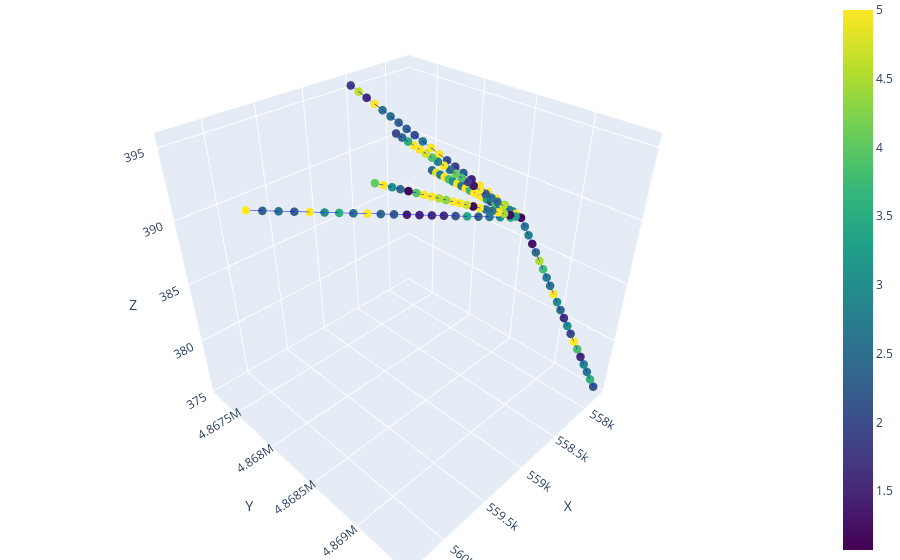

This figure's notebook cell:
### Code cell
random_d = generate_diameter_dist(network.nodes, mode = 'log')
plot_3D_network(random_d, network.edges, node_color= "d")

### Figure 1 — Plotly figure (JSON) as saved in the notebook; plotly's stock layout.template omitted (floating-point values rounded to 4 significant figures)
{"data": [{"line": {"color": "blue", "width": 1}, "mode": "lines", "showlegend": false, "type": "scatter3d", "x": [558500.0, 558500.0], "y": [4867000.0, 4867000.0], "z": [395.3, 395.0]}, {"line": {"color": "blue", "width": 1}, "mode": "lines", "showlegend": false, "type": "scatter3d", "x": [558500.0, 558500.0], "y": [4867000.0, 4867000.0], "z": [395.0, 394.6]}, {"line": {"color": "blue", "width": 1}, "mode": "lines", "showlegend": false, "type": "scatter3d", "x": [558500.0, 558400.0], "y": [4867000.0, 4867000.0], "z": [394.6, 394.3]}, {"line": {"color": "blue", "width": 1}, "mode": "lines", "showlegend": false, "type": "scatter3d", "x": [558400.0, 558400.0], "y": [4867000.0, 4868000.0], "z": [394.3, 394.0]}, {"line": {"color": "blue", "width": 1}, "mode": "lines", "showlegend": false, "type": "scatter3d", "x": [558400.0, 558400.0], "y": [4868000.0, 4868000.0], "z": [394.0, 393.6]}, {"line": {"color": "blue", "width": 1}, "mode": "lines", "showlegend": false, "type": "scatter3d", "x": [558400.0, 558400.0], "y": [4868000.0, 4868000.0], "z": [393.6, 393.3]}, {"line": {"color": "blue", "width": 1}, "mode": "lines", "showlegend": false, "type": "scatter3d", "x": [558400.0, 558300.0], "y": [4868000.0, 4868000.0], "z": [393.3, 392.9]}, {"line": {"color": "blue", "width": 1}, "mode": "lines", "showlegend": false, "type": "scatter3d", "x": [558300.0, 558300.0], "y": [4868000.0, 4868000.0], "z": [392.9, 392.6]}, {"line": {"color": "blue", "width": 1}, "mode": "lines", "showlegend": false, "type": "scatter3d", "x": [558300.0, 558300.0], "y": [4868000.0, 4868000.0], "z": [392.6, 392.3]}, {"line": {"color": "blue", "width": 1}, "mode": "lines", "showlegend": false, "type": "scatter3d", "x": [558300.0, 558300.0], "y": [4868000.0, 4868000.0], "z": [392.3, 391.9]}, {"line": {"color": "blue", "width": 1}, "mode": "lines", "showlegend": false, "type": "scatter3d", "x": [558300.0, 558300.0], "y": [4868000.0, 4868000.0], "z": [391.9, 391.6]}, {"line": {"color": "blue", "width": 1}, "mode": "lines", "showlegend": false, "type": "scatter3d", "x": [558300.0, 558200.0], "y": [4868000.0, 4868000.0], "z": [391.6, 391.2]}, {"line": {"color": "blue", "width": 1}, "mode": "lines", "showlegend": false, "type": "scatter3d", "x": [558200.0, 558200.0], "y": [4868000.0, 4868000.0], "z": [391.2, 390.9]}, {"line": {"color": "blue", "width": 1}, "mode": "lines", "showlegend": false, "type": "scatter3d", "x": [558200.0, 558200.0], "y": [4868000.0, 4868000.0], "z": [390.9, 390.6]}, {"line": {"color": "blue", "width": 1}, "mode": "lines", "showlegend": false, "type": "scatter3d", "x": [558200.0, 558200.0], "y": [4868000.0, 4868000.0], "z": [390.6, 390.2]}, {"line": {"color": "blue", "width": 1}, "mode": "lines", "showlegend": false, "type": "scatter3d", "x": [558200.0, 558100.0], "y": [4868000.0, 4868000.0], "z": [390.2, 389.9]}, {"line": {"color": "blue", "width": 1}, "mode": "lines", "showlegend": false, "type": "scatter3d", "x": [558100.0, 558100.0], "y": [4868000.0, 4868000.0], "z": [389.9, 389.5]}, {"line": {"color": "blue", "width": 1}, "mode": "lines", "showlegend": false, "type": "scatter3d", "x": [558100.0, 558100.0], "y": [4868000.0, 4868000.0], "z": [389.5, 389.2]}, {"line": {"color": "blue", "width": 1}, "mode": "lines", "showlegend": false, "type": "scatter3d", "x": [558100.0, 558100.0], "y": [4868000.0, 4869000.0], "z": [389.2, 388.9]}, {"line": {"color": "blue", "width": 1}, "mode": "lines", "showlegend": false, "type": "scatter3d", "x": [558100.0, 558000.0], "y": [4869000.0, 4869000.0], "z": [388.9, 388.5]}, {"line": {"color": "blue", "width": 1}, "mode": "lines", "showlegend": false, "type": "scatter3d", "x": [558000.0, 558000.0], "y": [4869000.0, 4869000.0], "z": [388.5, 388.2]}, {"line": {"color": "blue", "width": 1}, "mode": "lines", "showlegend": false, "type": "scatter3d", "x": [559600.0, 559500.0], "y": [4868000.0, 4869000.0], "z": [394.7, 394.4]}, {"line": {"color": "blue", "width": 1}, "mode": "lines", "showlegend": false, "type": "scatter3d", "x": [559500.0, 559400.0], "y": [4869000.0, 4869000.0], "z": [394.4, 394.1]}, {"line": {"color": "blue", "width": 1}, "mode": "lines", "showlegend": false, "type": "scatter3d", "x": [559400.0, 559300.0], "y": [4869000.0, 4869000.0], "z": [394.1, 393.7]}, {"line": {"color": "blue", "width": 1}, "mode": "lines", "showlegend": false, "type": "scatter3d", "x": [559300.0, 559300.0], "y": [4869000.0, 4869000.0], "z": [393.7, 393.4]}, {"line": {"color": "blue", "width": 1}, "mode": "lines", "showlegend": false, "type": "scatter3d", "x": [559300.0, 559200.0], "y": [4869000.0, 4869000.0], "z": [393.4, 393.1]}, {"line": {"color": "blue", "width": 1}, "mode": "lines", "showlegend": false, "type": "scatter3d", "x": [559200.0, 559100.0], "y": [4869000.0, 4869000.0], "z": [393.1, 392.8]}, {"line": {"color": "blue", "width": 1}, "mode": "lines", "showlegend": false, "type": "scatter3d", "x": [559100.0, 559000.0], "y": [4869000.0, 4869000.0], "z": [392.8, 392.5]}, {"line": {"color": "blue", "width": 1}, "mode": "lines", "showlegend": false, "type": "scatter3d", "x": [559000.0, 559000.0], "y": [4869000.0, 4869000.0], "z": [392.5, 392.2]}, {"line": {"color": "blue", "width": 1}, "mode": "lines", "showlegend": false, "type": "scatter3d", "x": [559000.0, 558900.0], "y": [4869000.0, 4869000.0], "z": [392.2, 391.9]}, {"line": {"color": "blue", "width": 1}, "mode": "lines", "showlegend": false, "type": "scatter3d", "x": [558900.0, 558800.0], "y": [4869000.0, 4869000.0], "z": [391.9, 391.6]}, {"line": {"color": "blue", "width": 1}, "mode": "lines", "showlegend": false, "type": "scatter3d", "x": [558800.0, 558800.0], "y": [4869000.0, 4869000.0], "z": [391.6, 391.3]}, {"line": {"color": "blue", "width": 1}, "mode": "lines", "showlegend": false, "type": "scatter3d", "x": [558800.0, 558700.0], "y": [4869000.0, 4869000.0], "z": [391.3, 391.0]}, {"line": {"color": "blue", "width": 1}, "mode": "lines", "showlegend": false, "type": "scatter3d", "x": [558700.0, 558600.0], "y": [4869000.0, 4869000.0], "z": [391.0, 390.7]}, {"line": {"color": "blue", "width": 1}, "mode": "lines", "showlegend": false, "type": "scatter3d", "x": [558600.0, 558500.0], "y": [4869000.0, 4869000.0], "z": [390.7, 390.4]}, {"line": {"color": "blue", "width": 1}, "mode": "lines", "showlegend": false, "type": "scatter3d", "x": [558500.0, 558500.0], "y": [4869000.0, 4869000.0], "z": [390.4, 390.0]}, {"line": {"color": "blue", "width": 1}, "mode": "lines", "showlegend": false, "type": "scatter3d", "x": [558500.0, 558400.0], "y": [4869000.0, 4869000.0], "z": [390.0, 389.7]}, {"line": {"color": "blue", "width": 1}, "mode": "lines", "showlegend": false, "type": "scatter3d", "x": [558400.0, 558300.0], "y": [4869000.0, 4869000.0], "z": [389.7, 389.4]}, {"line": {"color": "blue", "width": 1}, "mode": "lines", "showlegend": false, "type": "scatter3d", "x": [558300.0, 558200.0], "y": [4869000.0, 4869000.0], "z": [389.4, 389.1]}, {"line": {"color": "blue", "width": 1}, "mode": "lines", "showlegend": false, "type": "scatter3d", "x": [558200.0, 558200.0], "y": [4869000.0, 4869000.0], "z": [389.1, 388.8]}, {"line": {"color": "blue", "width": 1}, "mode": "lines", "showlegend": false, "type": "scatter3d", "x": [558200.0, 558100.0], "y": [4869000.0, 4869000.0], "z": [388.8, 388.5]}, {"line": {"color": "blue", "width": 1}, "mode": "lines", "showlegend": false, "type": "scatter3d", "x": [558100.0, 558000.0], "y": [4869000.0, 4869000.0], "z": [388.5, 388.2]}, {"line": {"color": "blue", "width": 1}, "mode": "lines", "showlegend": false, "type": "scatter3d", "x": [560300.0, 560200.0], "y": [4868000.0, 4868000.0], "z": [393.7, 393.4]}, {"line": {"color": "blue", "width": 1}, "mode": "lines", "showlegend": false, "type": "scatter3d", "x": [560200.0, 560100.0], "y": [4868000.0, 4868000.0], "z": [393.4, 393.2]}, {"line": {"color": "blue", "width": 1}, "mode": "lines", "showlegend": false, "type": "scatter3d", "x": [560100.0, 560000.0], "y": [4868000.0, 4868000.0], "z": [393.2, 392.9]}, {"line": {"color": "blue", "width": 1}, "mode": "lines", "showlegend": false, "type": "scatter3d", "x": [560000.0, 559900.0], "y": [4868000.0, 4868000.0], "z": [392.9, 392.7]}, {"line": {"color": "blue", "width": 1}, "mode": "lines", "showlegend": false, "type": "scatter3d", "x": [559900.0, 559800.0], "y": [4868000.0, 4868000.0], "z": [392.7, 392.4]}, {"line": {"color": "blue", "width": 1}, "mode": "lines", "showlegend": false, "type": "scatter3d", "x": [559800.0, 559700.0], "y": [4868000.0, 4868000.0], "z": [392.4, 392.1]}, {"line": {"color": "blue", "width": 1}, "mode": "lines", "showlegend": false, "type": "scatter3d", "x": [559700.0, 559600.0], "y": [4868000.0, 4868000.0], "z": [392.1, 391.9]}, {"line": {"color": "blue", "width": 1}, "mode": "lines", "showlegend": false, "type": "scatter3d", "x": [559600.0, 559400.0], "y": [4868000.0, 4868000.0], "z": [391.9, 391.6]}, {"line": {"color": "blue", "width": 1}, "mode": "lines", "showlegend": false, "type": "scatter3d", "x": [559400.0, 559300.0], "y": [4868000.0, 4868000.0], "z": [391.6, 391.3]}, {"line": {"color": "blue", "width": 1}, "mode": "lines", "showlegend": false, "type": "scatter3d", "x": [559300.0, 559200.0], "y": [4868000.0, 4868000.0], "z": [391.3, 391.1]}, {"line": {"color": "blue", "width": 1}, "mode": "lines", "showlegend": false, "type": "scatter3d", "x": [559200.0, 559100.0], "y": [4868000.0, 4868000.0], "z": [391.1, 390.8]}, {"line": {"color": "blue", "width": 1}, "mode": "lines", "showlegend": false, "type": "scatter3d", "x": [559100.0, 559000.0], "y": [4868000.0, 4868000.0], "z": [390.8, 390.6]}, {"line": {"color": "blue", "width": 1}, "mode": "lines", "showlegend": false, "type": "scatter3d", "x": [559000.0, 558900.0], "y": [4868000.0, 4868000.0], "z": [390.6, 390.3]}, {"line": {"color": "blue", "width": 1}, "mode": "lines", "showlegend": false, "type": "scatter3d", "x": [558900.0, 558800.0], "y": [4868000.0, 4868000.0], "z": [390.3, 390.0]}, {"line": {"color": "blue", "width": 1}, "mode": "lines", "showlegend": false, "type": "scatter3d", "x": [558800.0, 558700.0], "y": [4868000.0, 4868000.0], "z": [390.0, 389.8]}, {"line": {"color": "blue", "width": 1}, "mode": "lines", "showlegend": false, "type": "scatter3d", "x": [558700.0, 558600.0], "y": [4868000.0, 4869000.0], "z": [389.8, 389.5]}, {"line": {"color": "blue", "width": 1}, "mode": "lines", "showlegend": false, "type": "scatter3d", "x": [558600.0, 558500.0], "y": [4869000.0, 4869000.0], "z": [389.5, 389.2]}, {"line": {"color": "blue", "width": 1}, "mode": "lines", "showlegend": false, "type": "scatter3d", "x": [558500.0, 558300.0], "y": [4869000.0, 4869000.0], "z": [389.2, 389.0]}, {"line": {"color": "blue", "width": 1}, "mode": "lines", "showlegend": false, "type": "scatter3d", "x": [558300.0, 558200.0], "y": [4869000.0, 4869000.0], "z": [389.0, 388.7]}, {"line": {"color": "blue", "width": 1}, "mode": "lines", "showlegend": false, "type": "scatter3d", "x": [558200.0, 558100.0], "y": [4869000.0, 4869000.0], "z": [388.7, 388.5]}, {"line": {"color": "blue", "width": 1}, "mode": "lines", "showlegend": false, "type": "scatter3d", "x": [558100.0, 558000.0], "y": [4869000.0, 4869000.0], "z": [388.5, 388.2]}, {"line": {"color": "blue", "width": 1}, "mode": "lines", "showlegend": false, "type": "scatter3d", "x": [558500.0, 558500.0], "y": [4868000.0, 4868000.0], "z": [393.1, 392.9]}, {"line": {"color": "blue", "width": 1}, "mode": "lines", "showlegend": false, "type": "scatter3d", "x": [558500.0, 558500.0], "y": [4868000.0, 4868000.0], "z": [392.9, 392.6]}, {"line": {"color": "blue", "width": 1}, "mode": "lines", "showlegend": false, "type": "scatter3d", "x": [558500.0, 558400.0], "y": [4868000.0, 4868000.0], "z": [392.6, 392.4]}, {"line": {"color": "blue", "width": 1}, "mode": "lines", "showlegend": false, "type": "scatter3d", "x": [558400.0, 558400.0], "y": [4868000.0, 4868000.0], "z": [392.4, 392.2]}, {"line": {"color": "blue", "width": 1}, "mode": "lines", "showlegend": false, "type": "scatter3d", "x": [558400.0, 558400.0], "y": [4868000.0, 4868000.0], "z": [392.2, 391.9]}, {"line": {"color": "blue", "width": 1}, "mode": "lines", "showlegend": false, "type": "scatter3d", "x": [558400.0, 558400.0], "y": [4868000.0, 4868000.0], "z": [391.9, 391.7]}, {"line": {"color": "blue", "width": 1}, "mode": "lines", "showlegend": false, "type": "scatter3d", "x": [558400.0, 558400.0], "y": [4868000.0, 4868000.0], "z": [391.7, 391.5]}, {"line": {"color": "blue", "width": 1}, "mode": "lines", "showlegend": false, "type": "scatter3d", "x": [558400.0, 558300.0], "y": [4868000.0, 4868000.0], "z": [391.5, 391.2]}, {"line": {"color": "blue", "width": 1}, "mode": "lines", "showlegend": false, "type": "scatter3d", "x": [558300.0, 558300.0], "y": [4868000.0, 4868000.0], "z": [391.2, 391.0]}, {"line": {"color": "blue", "width": 1}, "mode": "lines", "showlegend": false, "type": "scatter3d", "x": [558300.0, 558300.0], "y": [4868000.0, 4868000.0], "z": [391.0, 390.8]}, {"line": {"color": "blue", "width": 1}, "mode": "lines", "showlegend": false, "type": "scatter3d", "x": [558300.0, 558300.0], "y": [4868000.0, 4868000.0], "z": [390.8, 390.5]}, {"line": {"color": "blue", "width": 1}, "mode": "lines", "showlegend": false, "type": "scatter3d", "x": [558300.0, 558200.0], "y": [4868000.0, 4868000.0], "z": [390.5, 390.3]}, {"line": {"color": "blue", "width": 1}, "mode": "lines", "showlegend": false, "type": "scatter3d", "x": [558200.0, 558200.0], "y": [4868000.0, 4868000.0], "z": [390.3, 390.1]}, {"line": {"color": "blue", "width": 1}, "mode": "lines", "showlegend": false, "type": "scatter3d", "x": [558200.0, 558200.0], "y": [4868000.0, 4868000.0], "z": [390.1, 389.8]}, {"line": {"color": "blue", "width": 1}, "mode": "lines", "showlegend": false, "type": "scatter3d", "x": [558200.0, 558200.0], "y": [4868000.0, 4868000.0], "z": [389.8, 389.6]}, {"line": {"color": "blue", "width": 1}, "mode": "lines", "showlegend": false, "type": "scatter3d", "x": [558200.0, 558100.0], "y": [4868000.0, 4868000.0], "z": [389.6, 389.4]}, {"line": {"color": "blue", "width": 1}, "mode": "lines", "showlegend": false, "type": "scatter3d", "x": [558100.0, 558100.0], "y": [4868000.0, 4868000.0], "z": [389.4, 389.1]}, {"line": {"color": "blue", "width": 1}, "mode": "lines", "showlegend": false, "type": "scatter3d", "x": [558100.0, 558100.0], "y": [4868000.0, 4869000.0], "z": [389.1, 388.9]}, {"line": {"color": "blue", "width": 1}, "mode": "lines", "showlegend": false, "type": "scatter3d", "x": [558100.0, 558100.0], "y": [4869000.0, 4869000.0], "z": [388.9, 388.7]}, {"line": {"color": "blue", "width": 1}, "mode": "lines", "showlegend": false, "type": "scatter3d", "x": [558100.0, 558000.0], "y": [4869000.0, 4869000.0], "z": [388.7, 388.4]}, {"line": {"color": "blue", "width": 1}, "mode": "lines", "showlegend": false, "type": "scatter3d", "x": [558000.0, 558000.0], "y": [4869000.0, 4869000.0], "z": [388.4, 388.2]}, {"line": {"color": "blue", "width": 1}, "mode": "lines", "showlegend": false, "type": "scatter3d", "x": [558300.0, 558300.0], "y": [4868000.0, 4868000.0], "z": [390.6, 390.5]}, {"line": {"color": "blue", "width": 1}, "mode": "lines", "showlegend": false, "type": "scatter3d", "x": [558300.0, 558300.0], "y": [4868000.0, 4868000.0], "z": [390.5, 390.4]}, {"line": {"color": "blue", "width": 1}, "mode": "lines", "showlegend": false, "type": "scatter3d", "x": [558300.0, 558300.0], "y": [4868000.0, 4868000.0], "z": [390.4, 390.3]}, {"line": {"color": "blue", "width": 1}, "mode": "lines", "showlegend": false, "type": "scatter3d", "x": [558300.0, 558300.0], "y": [4868000.0, 4868000.0], "z": [390.3, 390.1]}, {"line": {"color": "blue", "width": 1}, "mode": "lines", "showlegend": false, "type": "scatter3d", "x": [558300.0, 558300.0], "y": [4868000.0, 4868000.0], "z": [390.1, 390.0]}, {"line": {"color": "blue", "width": 1}, "mode": "lines", "showlegend": false, "type": "scatter3d", "x": [558300.0, 558200.0], "y": [4868000.0, 4868000.0], "z": [390.0, 389.9]}, {"line": {"color": "blue", "width": 1}, "mode": "lines", "showlegend": false, "type": "scatter3d", "x": [558200.0, 558200.0], "y": [4868000.0, 4868000.0], "z": [389.9, 389.8]}, {"line": {"color": "blue", "width": 1}, "mode": "lines", "showlegend": false, "type": "scatter3d", "x": [558200.0, 558200.0], "y": [4868000.0, 4868000.0], "z": [389.8, 389.7]}, {"line": {"color": "blue", "width": 1}, "mode": "lines", "showlegend": false, "type": "scatter3d", "x": [558200.0, 558200.0], "y": [4868000.0, 4868000.0], "z": [389.7, 389.6]}, {"line": {"color": "blue", "width": 1}, "mode": "lines", "showlegend": false, "type": "scatter3d", "x": [558200.0, 558200.0], "y": [4868000.0, 4868000.0], "z": [389.6, 389.5]}, {"line": {"color": "blue", "width": 1}, "mode": "lines", "showlegend": false, "type": "scatter3d", "x": [558200.0, 558200.0], "y": [4868000.0, 4868000.0], "z": [389.5, 389.3]}, {"line": {"color": "blue", "width": 1}, "mode": "lines", "showlegend": false, "type": "scatter3d", "x": [558200.0, 558200.0], "y": [4868000.0, 4868000.0], "z": [389.3, 389.2]}, {"line": {"color": "blue", "width": 1}, "mode": "lines", "showlegend": false, "type": "scatter3d", "x": [558200.0, 558100.0], "y": [4868000.0, 4868000.0], "z": [389.2, 389.1]}, {"line": {"color": "blue", "width": 1}, "mode": "lines", "showlegend": false, "type": "scatter3d", "x": [558100.0, 558100.0], "y": [4868000.0, 4868000.0], "z": [389.1, 389.0]}, {"line": {"color": "blue", "width": 1}, "mode": "lines", "showlegend": false, "type": "scatter3d", "x": [558100.0, 558100.0], "y": [4868000.0, 4868000.0], "z": [389.0, 388.9]}, {"line": {"color": "blue", "width": 1}, "mode": "lines", "showlegend": false, "type": "scatter3d", "x": [558100.0, 558100.0], "y": [4868000.0, 4869000.0], "z": [388.9, 388.8]}, {"line": {"color": "blue", "width": 1}, "mode": "lines", "showlegend": false, "type": "scatter3d", "x": [558100.0, 558100.0], "y": [4869000.0, 4869000.0], "z": [388.8, 388.6]}, {"line": {"color": "blue", "width": 1}, "mode": "lines", "showlegend": false, "type": "scatter3d", "x": [558100.0, 558100.0], "y": [4869000.0, 4869000.0], "z": [388.6, 388.5]}, {"line": {"color": "blue", "width": 1}, "mode": "lines", "showlegend": false, "type": "scatter3d", "x": [558100.0, 558000.0], "y": [4869000.0, 4869000.0], "z": [388.5, 388.4]}, {"line": {"color": "blue", "width": 1}, "mode": "lines", "showlegend": false, "type": "scatter3d", "x": [558000.0, 558000.0], "y": [4869000.0, 4869000.0], "z": [388.4, 388.3]}, {"line": {"color": "blue", "width": 1}, "mode": "lines", "showlegend": false, "type": "scatter3d", "x": [558000.0, 558000.0], "y": [4869000.0, 4869000.0], "z": [388.3, 388.2]}, {"line": {"color": "blue", "width": 1}, "mode": "lines", "showlegend": false, "type": "scatter3d", "x": [558000.0, 558000.0], "y": [4869000.0, 4869000.0], "z": [388.2, 387.6]}, {"line": {"color": "blue", "width": 1}, "mode": "lines", "showlegend": false, "type": "scatter3d", "x": [558000.0, 558000.0], "y": [4869000.0, 4869000.0], "z": [387.6, 387.0]}, {"line": {"color": "blue", "width": 1}, "mode": "lines", "showlegend": false, "type": "scatter3d", "x": [558000.0, 558000.0], "y": [4869000.0, 4869000.0], "z": [387.0, 386.4]}, {"line": {"color": "blue", "width": 1}, "mode": "lines", "showlegend": false, "type": "scatter3d", "x": [558000.0, 558000.0], "y": [4869000.0, 4869000.0], "z": [386.4, 385.8]}, {"line": {"color": "blue", "width": 1}, "mode": "lines", "showlegend": false, "type": "scatter3d", "x": [558000.0, 558000.0], "y": [4869000.0, 4869000.0], "z": [385.8, 385.2]}, {"line": {"color": "blue", "width": 1}, "mode": "lines", "showlegend": false, "type": "scatter3d", "x": [558000.0, 557900.0], "y": [4869000.0, 4869000.0], "z": [385.2, 384.6]}, {"line": {"color": "blue", "width": 1}, "mode": "lines", "showlegend": false, "type": "scatter3d", "x": [557900.0, 557900.0], "y": [4869000.0, 4869000.0], "z": [384.6, 383.9]}, {"line": {"color": "blue", "width": 1}, "mode": "lines", "showlegend": false, "type": "scatter3d", "x": [557900.0, 557900.0], "y": [4869000.0, 4869000.0], "z": [383.9, 383.3]}, {"line": {"color": "blue", "width": 1}, "mode": "lines", "showlegend": false, "type": "scatter3d", "x": [557900.0, 557900.0], "y": [4869000.0, 4869000.0], "z": [383.3, 382.7]}, {"line": {"color": "blue", "width": 1}, "mode": "lines", "showlegend": false, "type": "scatter3d", "x": [557900.0, 557900.0], "y": [4869000.0, 4869000.0], "z": [382.7, 382.1]}, {"line": {"color": "blue", "width": 1}, "mode": "lines", "showlegend": false, "type": "scatter3d", "x": [557900.0, 557900.0], "y": [4869000.0, 4869000.0], "z": [382.1, 381.5]}, {"line": {"color": "blue", "width": 1}, "mode": "lines", "showlegend": false, "type": "scatter3d", "x": [557900.0, 557900.0], "y": [4869000.0, 4869000.0], "z": [381.5, 380.9]}, {"line": {"color": "blue", "width": 1}, "mode": "lines", "showlegend": false, "type": "scatter3d", "x": [557900.0, 557900.0], "y": [4869000.0, 4869000.0], "z": [380.9, 380.3]}, {"line": {"color": "blue", "width": 1}, "mode": "lines", "showlegend": false, "type": "scatter3d", "x": [557900.0, 557800.0], "y": [4869000.0, 4869000.0], "z": [380.3, 379.7]}, {"line": {"color": "blue", "width": 1}, "mode": "lines", "showlegend": false, "type": "scatter3d", "x": [557800.0, 557800.0], "y": [4869000.0, 4869000.0], "z": [379.7, 379.1]}, {"line": {"color": "blue", "width": 1}, "mode": "lines", "showlegend": false, "type": "scatter3d", "x": [557800.0, 557800.0], "y": [4869000.0, 4869000.0], "z": [379.1, 378.5]}, {"line": {"color": "blue", "width": 1}, "mode": "lines", "showlegend": false, "type": "scatter3d", "x": [557800.0, 557800.0], "y": [4869000.0, 4869000.0], "z": [378.5, 377.9]}, {"line": {"color": "blue", "width": 1}, "mode": "lines", "showlegend": false, "type": "scatter3d", "x": [557800.0, 557800.0], "y": [4869000.0, 4869000.0], "z": [377.9, 377.3]}, {"line": {"color": "blue", "width": 1}, "mode": "lines", "showlegend": false, "type": "scatter3d", "x": [557800.0, 557800.0], "y": [4869000.0, 4869000.0], "z": [377.3, 376.7]}, {"line": {"color": "blue", "width": 1}, "mode": "lines", "showlegend": false, "type": "scatter3d", "x": [557800.0, 557800.0], "y": [4869000.0, 4869000.0], "z": [376.7, 376.1]}, {"line": {"color": "blue", "width": 1}, "mode": "lines", "showlegend": false, "type": "scatter3d", "x": [557800.0, 557800.0], "y": [4869000.0, 4869000.0], "z": [376.1, 375.5]}, {"marker": {"color": [1.882, 4.074, 5.0, 1.976, 2.356, 1.126, 2.158, 4.63, 1.574, 5.0, 2.589, 2.578, 2.313, 2.297, 2.064, 2.664, 5.0, 5.0, 2.087, 1.847, 2.265, 1.468, 5.0, 5.0, 5.0, 4.315, 2.869, 5.0, 3.023, 2.475, 1.073, 3.941, 5.0, 5.0, 4.558, 4.317, 5.0, 5.0, 4.712, 1.124, 5.0, 2.461, 2.631, 5.0, 4.431, 1.221, 3.32, 2.363, 2.562, 2.228, 5.0, 3.007, 3.562, 2.513, 5.0, 2.385, 2.198, 1.394, 1.484, 1.557, 1.601, 2.117, 3.418, 2.231, 2.678, 3.081, 3.464, 2.378, 3.542, 5.0, 5.0, 4.723, 3.924, 2.828, 5.0, 2.52, 4.08, 3.865, 1.846, 1.32, 5.0, 2.23, 2.589, 2.453, 4.619, 2.761, 5.0, 4.81, 2.739, 5.0, 3.887, 3.063, 5.0, 2.552, 5.0, 3.757, 5.0, 5.0, 5.0, 3.352, 1.934, 3.88, 2.665, 4.195, 5.0, 2.85, 2.177, 2.634, 2.833, 1.292, 2.432, 4.512, 3.819, 2.683, 2.624, 5.0, 2.976, 2.405, 1.636, 3.016, 2.021, 5.0, 3.871, 1.55, 2.876, 2.63, 3.606], "colorscale": [[0, "#440154"], [0.1111, "#482878"], [0.2222, "#3e4989"], [0.3333, "#31688e"], [0.4444, "#26828e"], [0.5556, "#1f9e89"], [0.6667, "#35b779"], [0.7778, "#6ece58"], [0.8889, "#b5de2b"], [1, "#fde725"]], "showscale": true, "size": 5}, "mode": "markers", "showlegend": false, "type": "scatter3d", "x": [558500.0, 559600.0, 560300.0, 558500.0, 558300.0, 558000.0, 557800.0, 558500.0, 558500.0, 558400.0, 558400.0, 558400.0, 558400.0, 558300.0, 558300.0, 558300.0, 558300.0, 558300.0, 558200.0, 558200.0, 558200.0, 558200.0, 558100.0, 558100.0, 558100.0, 558100.0, 558000.0, 559500.0, 559400.0, 559300.0, 559300.0, 559200.0, 559100.0, 559000.0, 559000.0, 558900.0, 558800.0, 558800.0, 558700.0, 558600.0, 558500.0, 558500.0, 558400.0, 558300.0, 558200.0, 558200.0, 558100.0, 560200.0, 560100.0, 560000.0, 559900.0, 559800.0, 559700.0, 559600.0, 559400.0, 559300.0, 559200.0, 559100.0, 559000.0, 558900.0, 558800.0, 558700.0, 558600.0, 558500.0, 558300.0, 558200.0, 558100.0, 558500.0, 558500.0, 558400.0, 558400.0, 558400.0, 558400.0, 558400.0, 558300.0, 558300.0, 558300.0, 558300.0, 558200.0, 558200.0, 558200.0, 558200.0, 558100.0, 558100.0, 558100.0, 558100.0, 558000.0, 558300.0, 558300.0, 558300.0, 558300.0, 558300.0, 558200.0, 558200.0, 558200.0, 558200.0, 558200.0, 558200.0, 558200.0, 558100.0, 558100.0, 558100.0, 558100.0, 558100.0, 558100.0, 558000.0, 558000.0, 558000.0, 558000.0, 558000.0, 558000.0, 558000.0, 557900.0, 557900.0, 557900.0, 557900.0, 557900.0, 557900.0, 557900.0, 557900.0, 557800.0, 557800.0, 557800.0, 557800.0, 557800.0, 557800.0, 557800.0], "y": [4867000.0, 4868000.0, 4868000.0, 4868000.0, 4868000.0, 4869000.0, 4869000.0, 4867000.0, 4867000.0, 4867000.0, 4868000.0, 4868000.0, 4868000.0, 4868000.0, 4868000.0, 4868000.0, 4868000.0, 4868000.0, 4868000.0, 4868000.0, 4868000.0, 4868000.0, 4868000.0, 4868000.0, 4868000.0, 4869000.0, 4869000.0, 4869000.0, 4869000.0, 4869000.0, 4869000.0, 4869000.0, 4869000.0, 4869000.0, 4869000.0, 4869000.0, 4869000.0, 4869000.0, 4869000.0, 4869000.0, 4869000.0, 4869000.0, 4869000.0, 4869000.0, 4869000.0, 4869000.0, 4869000.0, 4868000.0, 4868000.0, 4868000.0, 4868000.0, 4868000.0, 4868000.0, 4868000.0, 4868000.0, 4868000.0, 4868000.0, 4868000.0, 4868000.0, 4868000.0, 4868000.0, 4868000.0, 4869000.0, 4869000.0, 4869000.0, 4869000.0, 4869000.0, 4868000.0, 4868000.0, 4868000.0, 4868000.0, 4868000.0, 4868000.0, 4868000.0, 4868000.0, 4868000.0, 4868000.0, 4868000.0, 4868000.0, 4868000.0, 4868000.0, 4868000.0, 4868000.0, 4868000.0, 4869000.0, 4869000.0, 4869000.0, 4868000.0, 4868000.0, 4868000.0, 4868000.0, 4868000.0, 4868000.0, 4868000.0, 4868000.0, 4868000.0, 4868000.0, 4868000.0, 4868000.0, 4868000.0, 4868000.0, 4868000.0, 4869000.0, 4869000.0, 4869000.0, 4869000.0, 4869000.0, 4869000.0, 4869000.0, 4869000.0, 4869000.0, 4869000.0, 4869000.0, 4869000.0, 4869000.0, 4869000.0, 4869000.0, 4869000.0, 4869000.0, 4869000.0, 4869000.0, 4869000.0, 4869000.0, 4869000.0, 4869000.0, 4869000.0, 4869000.0], "z": [395.3, 394.7, 393.7, 393.1, 390.6, 388.2, 375.5, 395.0, 394.6, 394.3, 394.0, 393.6, 393.3, 392.9, 392.6, 392.3, 391.9, 391.6, 391.2, 390.9, 390.6, 390.2, 389.9, 389.5, 389.2, 388.9, 388.5, 394.4, 394.1, 393.7, 393.4, 393.1, 392.8, 392.5, 392.2, 391.9, 391.6, 391.3, 391.0, 390.7, 390.4, 390.0, 389.7, 389.4, 389.1, 388.8, 388.5, 393.4, 393.2, 392.9, 392.7, 392.4, 392.1, 391.9, 391.6, 391.3, 391.1, 390.8, 390.6, 390.3, 390.0, 389.8, 389.5, 389.2, 389.0, 388.7, 388.5, 392.9, 392.6, 392.4, 392.2, 391.9, 391.7, 391.5, 391.2, 391.0, 390.8, 390.5, 390.3, 390.1, 389.8, 389.6, 389.4, 389.1, 388.9, 388.7, 388.4, 390.5, 390.4, 390.3, 390.1, 390.0, 389.9, 389.8, 389.7, 389.6, 389.5, 389.3, 389.2, 389.1, 389.0, 388.9, 388.8, 388.6, 388.5, 388.4, 388.3, 387.6, 387.0, 386.4, 385.8, 385.2, 384.6, 383.9, 383.3, 382.7, 382.1, 381.5, 380.9, 380.3, 379.7, 379.1, 378.5, 377.9, 377.3, 376.7, 376.1]}], "layout": {"margin": {"b": 0, "l": 0, "r": 0, "t": 0}, "scene": {"xaxis": {"title": {"text": "X"}}, "yaxis": {"title": {"text": "Y"}}, "zaxis": {"title": {"text": "Z"}}}}}
